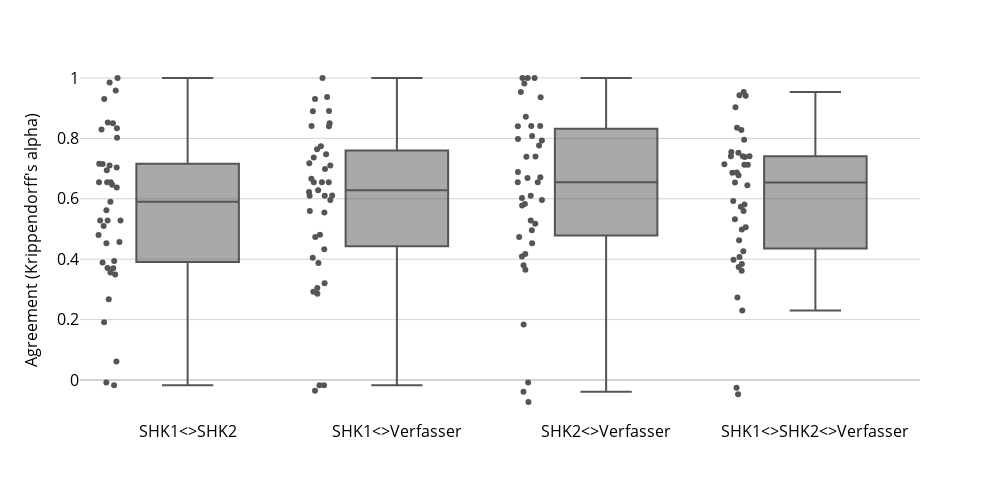

Notebook code for this chart:
### Code cell
meta_plot = iaa_overview.copy()

meta_plot = iaa_overview.rename(columns={
    'ak_ek' : 'SHK1<>SHK2',
    'ak_mk' : 'SHK1<>Verfasser',
    'ek_mk' : 'SHK2<>Verfasser',
    'ak_ek_mk' : 'SHK1<>SHK2<>Verfasser'
})

fig = px.box(
    meta_plot,
    y = ['SHK1<>SHK2', 'SHK1<>Verfasser', 'SHK2<>Verfasser', 'SHK1<>SHK2<>Verfasser'],
    points = 'all',
    hover_data = [meta_plot.index],
    labels = {
        'value': "Agreement (Krippendorff's alpha)",
        'variable' : '',
    },
    # color_discrete_sequence=["grey"]
)

fig.update_layout(
    width = 1000, height = 500,
    xaxis=dict(tickfont=dict(size=16), titlefont=dict(size=16)),
    yaxis=dict(tickfont=dict(size=16), titlefont=dict(size=16)),
)
fig = update_fig_for_publication(fig, make_grey=True)
fig.write_image(f"plots/5 Inter-Annotator-Agreement.pdf")
fig.show()

### Figure 1 — Plotly figure (JSON) as saved in the notebook; plotly's stock layout.template omitted (floating-point values rounded to 4 significant figures; data arrays with more than 128 entries replaced by an {"elided": "..."} marker saying what was removed)
{"data": [{"alignmentgroup": "True", "boxpoints": "all", "customdata": {"elided": "156x1 str values"}, "hovertemplate": "=%{x}<br>Agreement (Krippendorff's alpha)=%{y}<br>index=%{customdata[0]}<extra></extra>", "legendgroup": "", "line": {"color": "#555555"}, "marker": {"color": "#555555"}, "name": "", "notched": false, "offsetgroup": "", "orientation": "v", "showlegend": false, "type": "box", "x": {"elided": "156 str values"}, "x0": " ", "xaxis": "x", "y": {"elided": "156 float values"}, "y0": " ", "yaxis": "y"}], "layout": {"boxmode": "group", "font": {"color": "black"}, "height": 500, "legend": {"bordercolor": "black", "borderwidth": 1, "tracegroupgap": 0}, "margin": {"t": 60}, "paper_bgcolor": "white", "plot_bgcolor": "white", "width": 1000, "xaxis": {"anchor": "y", "autorange": true, "color": "black", "domain": [0, 1], "gridcolor": "white", "range": [-0.5143, 3.5], "showgrid": false, "tickfont": {"size": 16}, "title": {"font": {"size": 16}, "text": ""}, "type": "category"}, "yaxis": {"anchor": "x", "autorange": true, "color": "black", "domain": [0, 1], "gridcolor": "lightgray", "range": [-0.1323, 1.06], "tickfont": {"size": 16}, "title": {"font": {"size": 16}, "text": "Agreement (Krippendorff's alpha)"}, "type": "linear", "zerolinecolor": "lightgray"}}}
